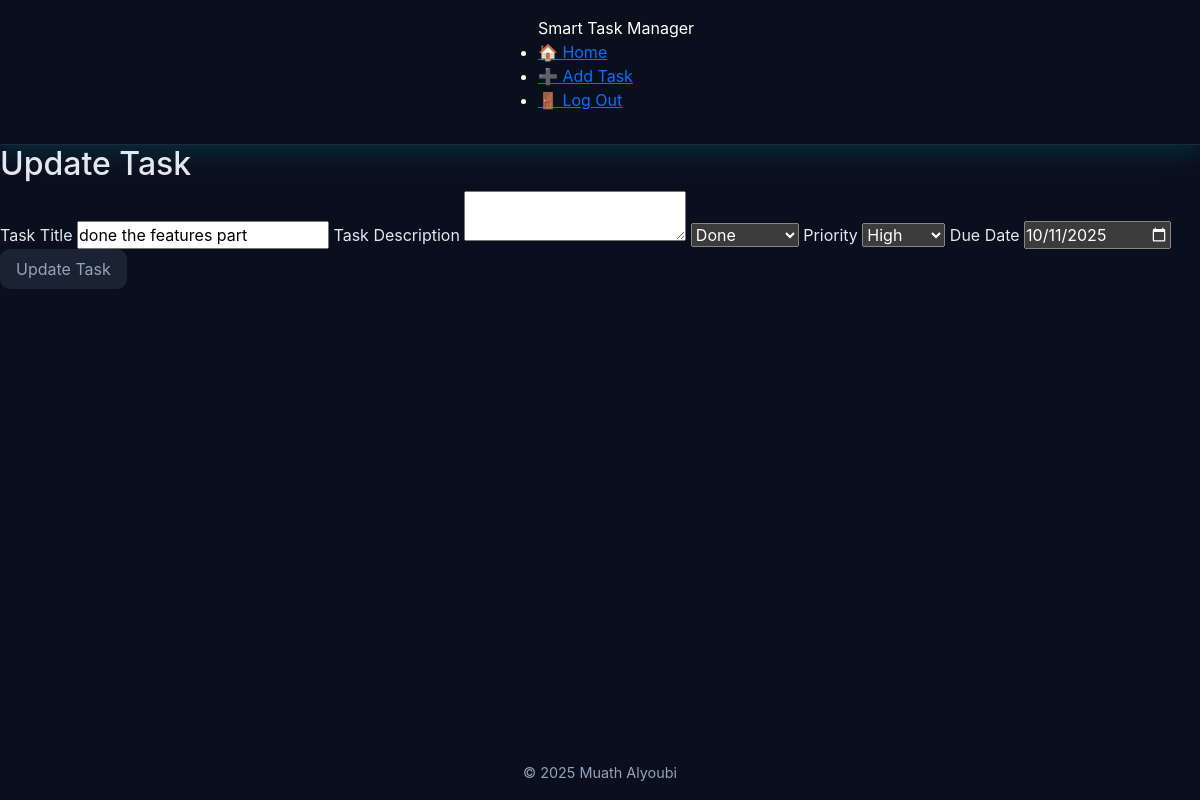
Screenshot of /126/edit (signed in) with the database file from the repository.
### tables this page shows
CREATE TABLE tasks(
                id INTEGER PRIMARY KEY AUTOINCREMENT NOT NULL,
                title TEXT NOT NULL,
                user_id INTEGER NOT NULL,
                description TEXT,
                status TEXT NOT NULL DEFAULT 'To Do',
                created_at TIMESTAMP DEFAULT CURRENT_TIMESTAMP, 
                priority TEXT NOT NULL, 
                due_date DATE, parent_id INTEGER DEFAULT NULL,  
                FOREIGN KEY (user_id) REFERENCES "users_old"(id) ON DELETE CASCADE
                );

### app.py (the view)
@app.route("/<int:id>/edit", methods=["GET", "POST"])
@login_required
def editTask(id):
    if request.method == "POST":
        title = request.form.get("title")
        if not title:
            return apology("must provide task", 400)
        description = request.form.get("description")
        if not description:
            description = ""
        priority = request.form.get("priority")
        if not priority:
            return apology("must spacify priority", 400)
        status =  request.form.get("status")
        if not status:
            return apology("must spacify status", 400)
        due_date = request.form.get("due_date")
        if not due_date:
            due_date = None
        update_task(id, title, description, status, priority, due_date)
        flash("Task updated!")
        return redirect("/")
    else:
        task = get_task_by_id(id)
        if len(task) != 1:
            return redirect(url_for("index", msg="not your task"))
        return render_template("edittask.html", task=task[0])

### db.py (called while the page is built)
def get_db():
    if "db" not in g:
        g.db = sqlite3.connect(
            DATABASE,
            detect_types=sqlite3.PARSE_DECLTYPES,
            check_same_thread=False
        )
        g.db.row_factory = sqlite3.Row
    return g.db

def get_task_by_id(task_id):
    db = get_db()
    return db.execute(
        f"SELECT * FROM tasks WHERE id = ? {oredr_state}",
        (task_id,)).fetchall()

### helpers.py (called while the page is built)
def login_required(f):
    @wraps(f)
    def decorated_function(*args, **kwargs):
        if session.get("user_id") is None:
            return redirect(url_for('login', next=request.url))
        return f(*args, **kwargs)
    return decorated_function

### templates/edittask.html (shortened to what this page needs)
{% extends "layout.html" %}
{% block body %}
    <main>
        <section id="form" aria-labelledby="add-task-heading">
                <h2 id="add-task-heading">Update Task</h2>
                <form action="{{ url_for('editTask', id=task.id) }}" method="post">
                    <label for="task-title">Task Title</label>
                    <input autocomplete="off" autofocus name="title" type="text" id="task-title" value="{{ task.title }}" required>
                    <label for="task-desc">Task Description</label>
                    <textarea autocomplete="off" autofocus name="description" id="task-desc">{{ task.description }}</textarea>
                    <select name="status" id="task-status" required>
                        <option value="Done" {% if task.status == 'Done' %}selected{% endif %}>Done</option>
                    </select>
                    <label for="task-priority">Priority</label>
                    <select name="priority" id="task-priority" value="{{ task.priority }}" required>
                        <option value="high" {% if task.priority == 'high' %}selected{% endif %}>High</option>
                    </select>
                    <label for="due_date">Due Date</label>
                    <input autocomplete="off" autofocus name="due_date" type="date" id="due_date" value="{{ task.due_date }}">
                    <button type="submit">Update Task</button>
                </form>
            </section>
    </main>
{% endblock %}

### static/css/theme.css (style rules this page uses)
:root { --primaray-color: #00b4d8; --secondary-color: #0f172a; --accent-color: #0ea5e9; --success-color: #22c55e; --warning-color: #facc15; --danger-color: #ef4444; --general-color: #64748b; --back-main: #0a0f1e; --back-card: #273242; --back-nav: #0a1126; --back-button: #1A2332; --back-control: #132743; --backCol-todo: linear-gradient(135deg, #083b4f, #0f5670); --backCol-progress: linear-gradient(135deg, #6f5610, #9a6a12); --backCol-done: linear-gradient(135deg, #0d4b33, #177044); --border-todo: #3b82f6; --border-progress: #f59e0b; --border-done: #10b981; --text-main: #e2e8f0; --text-light: #ffffff; --text-gray: #94a3b8; --border-color: #1e293b; --search-border: rgba(255,255,255,0.09); --shadow-strong: 0 8px 25px rgba(0, 255, 255, 0.12); --shadow-soft: 0 4px 10px rgba(0, 255, 255, 0.06); --shadow-title: 0 8px 25px rgba(0, 255, 255, 0.25); --radius-large: 14px; --radius-medium: 10px; --radius-small: 6px; --trans-fast: 0.2s ease-in-out; --trans-med: 0.4s ease-in-out; --primary-gradient: linear-gradient(145deg, #00b4d8, #0ea5e9); --nav-gradient: linear-gradient(145deg, #0a1126, #0f1b35); --card-gradient: linear-gradient(145deg, #0f172a, #1e293b); --back-update: #1E2F45; --update-border-hover: #2C3F58; --back-delete: #2A1E22; --delete-border-hover: #3A262B; --back-generate: #241E2C; --generate-border-hover: #31263C; --text-under-btn: #D6E0EA; --border-under-btn: #233040; --back-next-task: #0E3440; --next-task-border-hover: #104350; --back-summarize: #3D3112; --summarize-border-hover: #4A3C17; --back-refresh: #123826; --refresh-border-hover: #17482F; --back-selected: #1A2532; --border-selected: #00C3FF; --border-form: #509fa2; --button-form: #368d90; }
* { margin: 0; padding: 0; box-sizing: border-box; }
html, body { font-family: "Inter", "Segoe UI", Roboto, sans-serif; background-color: var(--back-main); color: var(--text-main); margin: 0; height: 100%; display: flex; flex-direction: column; transition: background-color var(--trans-med); }
button { background-color: var(--back-button); color: var(--text-gray); border: 1px soft var(--border-color); border-radius: var(--radius-medium); padding: 0.5rem 1rem; cursor: pointer; transition: background-color var(--trans-fast), transform var(--trans-fast); }
input[type="date"], select { color-scheme: dark; }

### rows the page displays
tasks: title "done the features part", status "Done", priority "High", due_date "10/11/2025"
